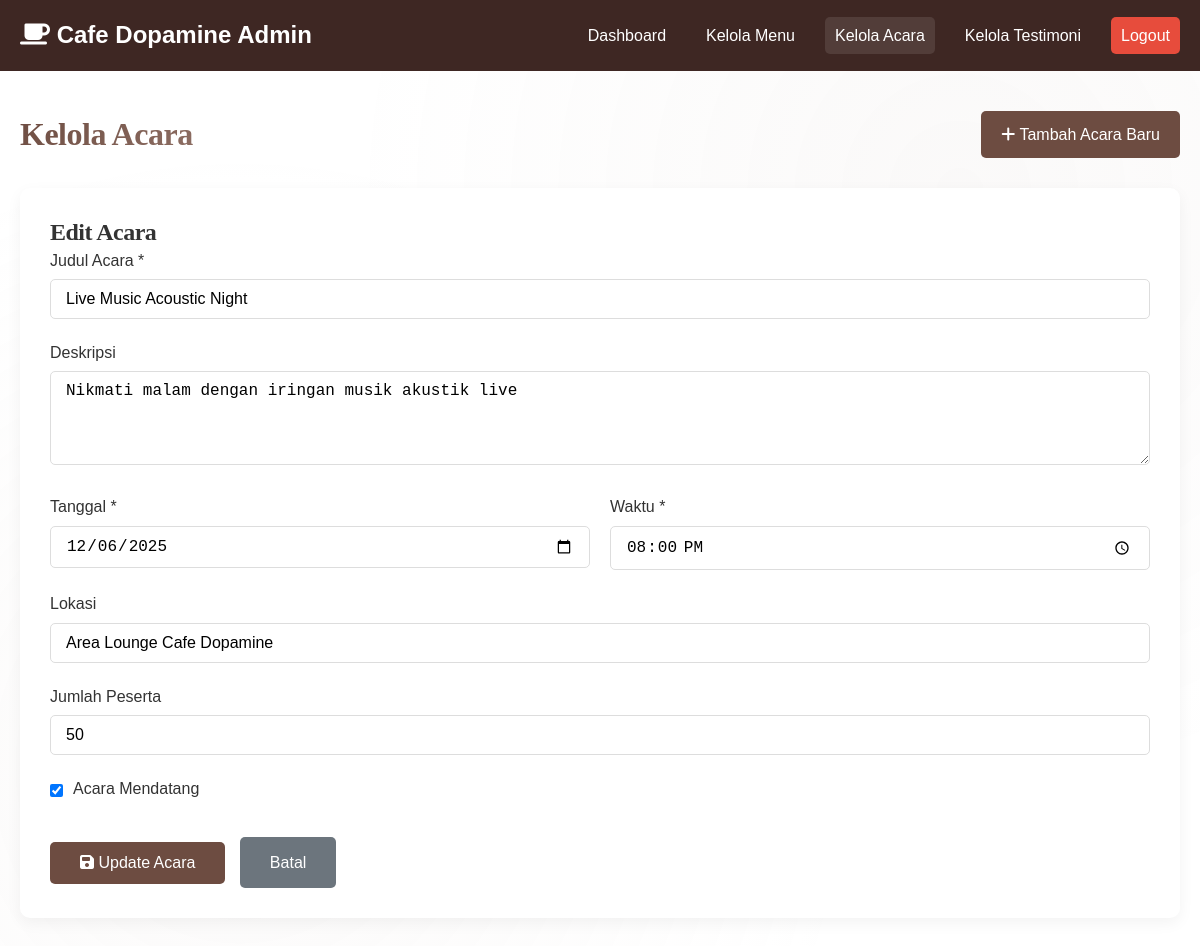
/admin/manage_events.php?edit=3 (signed in), run on the app's committed database.
### tables this page shows
CREATE TABLE `events` (
  `id` int(11) NOT NULL,
  `title` varchar(200) NOT NULL,
  `description` text DEFAULT NULL,
  `date` date NOT NULL,
  `time` time NOT NULL,
  `location` varchar(200) DEFAULT NULL,
  `participants` int(11) DEFAULT 0,
  `is_upcoming` tinyint(1) DEFAULT 1,
  `created_at` timestamp NOT NULL DEFAULT current_timestamp()
);

### admin/manage_events.php (the view, shortened to what this page needs)
<?php
require_once '../includes/database.php';
?>
<!DOCTYPE html>
<html lang="id">
<head>
    <link rel="stylesheet" href="../css/style.css">
    <link rel="stylesheet" href="https://cdnjs.cloudflare.com/ajax/libs/font-awesome/6.4.0/css/all.min.css">
</head>
<body>
    <header class="admin-header">
        <div class="container">
            <nav class="admin-nav">
                <div class="admin-logo">
                    <i class="fas fa-coffee"></i> Cafe Dopamine Admin
                </div>
                <div class="admin-nav-links">
                    <a href="dashboard.php">Dashboard</a>
                    <a href="manage_menu.php">Kelola Menu</a>
                    <a href="manage_events.php" class="active">Kelola Acara</a>
                    <a href="manage_testimonials.php">Kelola Testimoni</a>
                    <a href="logout.php" class="logout-btn">Logout</a>
                </div>
            </nav>
        </div>
    </header>
    <main class="admin-container">
        <div class="admin-title">
            <h1>Kelola Acara</h1>
            <a href="manage_events.php?action=add" class="btn-add">
                <i class="fas fa-plus"></i> Tambah Acara Baru
            </a>
        </div>
        <?php if (isset($_GET['action']) && $_GET['action'] === 'add'): ?>
            <div class="form-container">
                <h2>Tambah Acara Baru</h2>
                <form method="POST" action="">
                    <input type="hidden" name="action" value="add">
                    <div class="form-group">
                        <label for="title">Judul Acara *</label>
                        <input type="text" id="title" name="title" class="form-control" required>
                    </div>
                    <div class="form-group">
                        <label for="description">Deskripsi</label>
                        <textarea id="description" name="description" class="form-control" rows="4"></textarea>
                    </div>
                    <div class="datetime-group">
                        <div class="form-group">
                            <label for="date">Tanggal *</label>
                            <input type="date" id="date" name="date" class="form-control" required>
                        </div>
                        <div class="form-group">
                            <label for="time">Waktu *</label>
                            <input type="time" id="time" name="time" class="form-control" required>
                        </div>
                    </div>
                    <div class="form-group">
                        <label for="location">Lokasi</label>
                        <input type="text" id="location" name="location" class="form-control">
                    </div>
                    <div class="form-group">
                        <label for="participants">Jumlah Peserta</label>
                        <input type="number" id="participants" name="participants" class="form-control" min="0" value="0">
                    </div>
                    <div class="form-group">
                        <div class="checkbox-group">
                            <input type="checkbox" id="is_upcoming" name="is_upcoming" value="1" checked>
                            <label for="is_upcoming">Acara Mendatang</label>
                        </div>
                    </div>
                    <div class="form-actions">
                        <button type="submit" class="btn-submit">
                            <i class="fas fa-save"></i> Simpan Acara
                        </button>
                        <a href="manage_events.php" class="btn-cancel">Batal</a>
                    </div>
                </form>
            </div>
        <?php elseif (isset($_GET['edit'])):
            $id = intval($_GET['edit']);
            $result = $conn->query("SELECT * FROM events WHERE id = $id");
            $event = $result->fetch_assoc();
            if ($event):
        ?>
            <div class="form-container">
                <h2>Edit Acara</h2>
                <form method="POST" action="">
                    <div class="form-group">
                        <label for="title">Judul Acara *</label>
                        <input type="text" id="title" name="title" class="form-control" value="<?php echo htmlspecialchars($event['title']); ?>" required>
                    </div>
                    <div class="form-group">
                        <label for="description">Deskripsi</label>
                        <textarea id="description" name="description" class="form-control" rows="4"><?php echo htmlspecialchars($event['description']); ?></textarea>
                    </div>
                    <div class="datetime-group">
                        <div class="form-group">
                            <label for="date">Tanggal *</label>
                            <input type="date" id="date" name="date" class="form-control" value="<?php echo $event['date']; ?>" required>
                        </div>
                        <div class="form-group">
                            <label for="time">Waktu *</label>
                            <input type="time" id="time" name="time" class="form-control" value="<?php echo substr($event['time'], 0, 5); ?>" required>
                        </div>
                    </div>
                    <div class="form-group">
                        <label for="location">Lokasi</label>
                        <input type="text" id="location" name="location" class="form-control" value="<?php echo htmlspecialchars($event['location']); ?>">
                    </div>
                    <div class="form-group">
                        <label for="participants">Jumlah Peserta</label>
                        <input type="number" id="participants" name="participants" class="form-control" min="0" value="<?php echo $event['participants']; ?>">
                    </div>
                    <div class="form-group">
                        <div class="checkbox-group">
                            <input type="checkbox" id="is_upcoming" name="is_upcoming" value="1" <?php echo $event['is_upcoming'] ? 'checked' : ''; ?>>
                            <label for="is_upcoming">Acara Mendatang</label>
                        </div>
                    </div>
                    <div class="form-actions">
                        <button type="submit" class="btn-submit">
                            <i class="fas fa-save"></i> Update Acara
                        </button>
                        <a href="manage_events.php" class="btn-cancel">Batal</a>
                    </div>
                </form>
            </div>
        <?php
            else:
                echo '<div class="message error">Acara tidak ditemukan!</div>';
            endif;
        endif; ?>
    </main>
</body>
</html>

### css/style.css (style rules this page uses)
* { margin: 0; padding: 0; box-sizing: border-box; }
html { scroll-behavior: smooth; scroll-padding-top: 100px; }
:root { --primary-color: #6d4c41; --secondary-color: #a1887f; --accent-color: #d7ccc8; --light-color: #f5f5f5; --dark-color: #3e2723; --text-color: #333333; --text-light: #777777; --white: #ffffff; --shadow: 0 10px 30px rgba(0, 0, 0, 0.08); --shadow-hover: 0 20px 40px rgba(0, 0, 0, 0.15); --transition: all 0.4s cubic-bezier(0.175, 0.885, 0.32, 1.1); --border-radius: 16px; --gradient-primary: linear-gradient(135deg, #6d4c41 0%, #8d6e63 100%); --gradient-light: linear-gradient(135deg, #f9f5f3 0%, #f0e6e1 100%); }
body { font-family: 'Poppins', sans-serif; color: var(--text-color); background-color: var(--white); line-height: 1.7; overflow-x: hidden; position: relative; }
body::before { content: ''; position: fixed; top: 0; left: 0; width: 100%; height: 100%; background: radial-gradient(circle at 20% 80%, rgba(215, 204, 200, 0.1) 0%, transparent 50%), radial-gradient(circle at 80% 20%, rgba(161, 136, 127, 0.05) 0%, transparent 50%); pointer-events: none; z-index: -1; }
.container { width: 100%; max-width: 1200px; margin: 0 auto; padding: 0 20px; }
h1, h2, h3, h4 { font-family: 'Playfair Display', serif; font-weight: 700; line-height: 1.2; letter-spacing: -0.5px; }
h1 { background: var(--gradient-primary); -webkit-background-clip: text; -webkit-text-fill-color: transparent; background-clip: text; }
a { text-decoration: none; color: inherit; transition: var(--transition); }

### admin/manage_events.php (style rules this page uses)
.admin-header { background-color: var(--dark-color); color: white; padding: 15px 0; position: sticky; top: 0; z-index: 100; }
.admin-nav { display: flex; justify-content: space-between; align-items: center; }
.admin-logo { font-size: 1.5rem; font-weight: 600; }
.admin-nav-links { display: flex; gap: 20px; }
.admin-nav-links a { color: white; padding: 5px 10px; border-radius: 5px; transition: var(--transition); }
.admin-nav-links a:hover, .admin-nav-links a.active { background-color: rgba(255,255,255,0.1); }
.logout-btn { background: #e74c3c; }
.admin-container { padding: 40px 20px; max-width: 1200px; margin: 0 auto; }
.admin-title { margin-bottom: 30px; color: var(--dark-color); display: flex; justify-content: space-between; align-items: center; }
.btn-add { background-color: var(--primary-color); color: white; padding: 10px 20px; border-radius: 5px; text-decoration: none; transition: var(--transition); }
.form-container { background: white; border-radius: 10px; padding: 30px; box-shadow: 0 5px 15px rgba(0,0,0,0.05); }
.form-group { margin-bottom: 20px; }
.form-group label { display: block; margin-bottom: 5px; font-weight: 500; }
.form-control { width: 100%; padding: 10px 15px; border: 1px solid #ddd; border-radius: 5px; font-size: 16px; transition: var(--transition); }
.checkbox-group { display: flex; align-items: center; gap: 10px; }
.checkbox-group input { width: auto; }
.btn-submit { background-color: var(--primary-color); color: white; border: none; padding: 12px 30px; border-radius: 5px; font-size: 16px; cursor: pointer; transition: var(--transition); }
.btn-cancel { background-color: #6c757d; color: white; border: none; padding: 12px 30px; border-radius: 5px; font-size: 16px; cursor: pointer; transition: var(--transition); text-decoration: none; display: inline-block; margin-left: 10px; }
.form-actions { margin-top: 30px; }
.datetime-group { display: flex; gap: 20px; }
.datetime-group .form-group { flex: 1; }

### data on the page
events: title "Live Music Acoustic Night", description "Nikmati malam dengan iringan musik akustik live", date "12/06/2025", time "20:00", location "Area Lounge Cafe Dopamine", participants "50", is_upcoming "☑"
